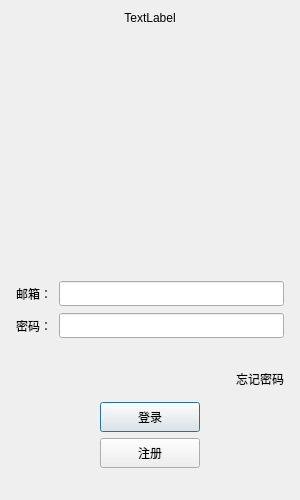
<?xml version="1.0" encoding="UTF-8"?>
<ui version="4.0">
 <class>LoginDialog</class>
 <widget class="QDialog" name="LoginDialog">
  <property name="geometry">
   <rect>
    <x>0</x>
    <y>0</y>
    <width>300</width>
    <height>500</height>
   </rect>
  </property>
  <property name="minimumSize">
   <size>
    <width>300</width>
    <height>500</height>
   </size>
  </property>
  <property name="maximumSize">
   <size>
    <width>300</width>
    <height>500</height>
   </size>
  </property>
  <property name="windowTitle">
   <string>Dialog</string>
  </property>
  <layout class="QVBoxLayout" name="verticalLayout_3">
   <item>
    <widget class="QLabel" name="err_tip">
     <property name="layoutDirection">
      <enum>Qt::LeftToRight</enum>
     </property>
     <property name="text">
      <string>TextLabel</string>
     </property>
     <property name="alignment">
      <set>Qt::AlignCenter</set>
     </property>
    </widget>
   </item>
   <item>
    <widget class="QWidget" name="head_widget" native="true">
     <layout class="QGridLayout" name="gridLayout">
      <item row="0" column="0">
       <spacer name="verticalSpacer">
        <property name="orientation">
         <enum>Qt::Vertical</enum>
        </property>
        <property name="sizeHint" stdset="0">
         <size>
          <width>20</width>
          <height>40</height>
         </size>
        </property>
       </spacer>
      </item>
      <item row="1" column="0">
       <widget class="QLabel" name="head_label">
        <property name="minimumSize">
         <size>
          <width>200</width>
          <height>200</height>
         </size>
        </property>
        <property name="maximumSize">
         <size>
          <width>200</width>
          <height>200</height>
         </size>
        </property>
        <property name="text">
         <string/>
        </property>
        <property name="pixmap">
         <pixmap resource="rc.qrc">:/res/ice(1).jpg</pixmap>
        </property>
        <property name="alignment">
         <set>Qt::AlignCenter</set>
        </property>
       </widget>
      </item>
     </layout>
    </widget>
   </item>
   <item>
    <layout class="QVBoxLayout" name="verticalLayout_2" stretch="0,0,0,0">
     <property name="spacing">
      <number>7</number>
     </property>
     <property name="leftMargin">
      <number>5</number>
     </property>
     <property name="topMargin">
      <number>5</number>
     </property>
     <property name="rightMargin">
      <number>5</number>
     </property>
     <property name="bottomMargin">
      <number>5</number>
     </property>
     <item>
      <layout class="QHBoxLayout" name="horizontalLayout">
       <item>
        <widget class="QLabel" name="email_lb">
         <property name="minimumSize">
          <size>
           <width>0</width>
           <height>25</height>
          </size>
         </property>
         <property name="maximumSize">
          <size>
           <width>16777215</width>
           <height>25</height>
          </size>
         </property>
         <property name="text">
          <string>邮箱：</string>
         </property>
        </widget>
       </item>
       <item>
        <widget class="QLineEdit" name="email_edit">
         <property name="minimumSize">
          <size>
           <width>0</width>
           <height>25</height>
          </size>
         </property>
         <property name="maximumSize">
          <size>
           <width>16777215</width>
           <height>25</height>
          </size>
         </property>
        </widget>
       </item>
      </layout>
     </item>
     <item>
      <layout class="QHBoxLayout" name="horizontalLayout_3">
       <property name="spacing">
        <number>7</number>
       </property>
       <item>
        <widget class="QLabel" name="pass_label">
         <property name="minimumSize">
          <size>
           <width>0</width>
           <height>25</height>
          </size>
         </property>
         <property name="maximumSize">
          <size>
           <width>16777215</width>
           <height>25</height>
          </size>
         </property>
         <property name="text">
          <string>密码：</string>
         </property>
        </widget>
       </item>
       <item>
        <widget class="QLineEdit" name="pass_edit">
         <property name="minimumSize">
          <size>
           <width>0</width>
           <height>25</height>
          </size>
         </property>
         <property name="maximumSize">
          <size>
           <width>16777215</width>
           <height>25</height>
          </size>
         </property>
        </widget>
       </item>
      </layout>
     </item>
     <item>
      <spacer name="verticalSpacer_2">
       <property name="orientation">
        <enum>Qt::Vertical</enum>
       </property>
       <property name="sizeHint" stdset="0">
        <size>
         <width>20</width>
         <height>40</height>
        </size>
       </property>
      </spacer>
     </item>
     <item>
      <layout class="QHBoxLayout" name="horizontalLayout_4">
       <item>
        <spacer name="horizontalSpacer">
         <property name="orientation">
          <enum>Qt::Horizontal</enum>
         </property>
         <property name="sizeHint" stdset="0">
          <size>
           <width>40</width>
           <height>20</height>
          </size>
         </property>
        </spacer>
       </item>
       <item>
        <widget class="ClickedLabel" name="forget_label">
         <property name="minimumSize">
          <size>
           <width>0</width>
           <height>25</height>
          </size>
         </property>
         <property name="maximumSize">
          <size>
           <width>16777215</width>
           <height>25</height>
          </size>
         </property>
         <property name="text">
          <string>忘记密码</string>
         </property>
        </widget>
       </item>
      </layout>
     </item>
    </layout>
   </item>
   <item>
    <layout class="QHBoxLayout" name="horizontalLayout_6">
     <item>
      <spacer name="horizontalSpacer_2">
       <property name="orientation">
        <enum>Qt::Horizontal</enum>
       </property>
       <property name="sizeHint" stdset="0">
        <size>
         <width>40</width>
         <height>20</height>
        </size>
       </property>
      </spacer>
     </item>
     <item>
      <widget class="QPushButton" name="login_btn">
       <property name="minimumSize">
        <size>
         <width>100</width>
         <height>30</height>
        </size>
       </property>
       <property name="maximumSize">
        <size>
         <width>100</width>
         <height>30</height>
        </size>
       </property>
       <property name="text">
        <string>登录</string>
       </property>
      </widget>
     </item>
     <item>
      <spacer name="horizontalSpacer_3">
       <property name="orientation">
        <enum>Qt::Horizontal</enum>
       </property>
       <property name="sizeHint" stdset="0">
        <size>
         <width>40</width>
         <height>20</height>
        </size>
       </property>
      </spacer>
     </item>
    </layout>
   </item>
   <item>
    <layout class="QHBoxLayout" name="horizontalLayout_7">
     <item>
      <spacer name="horizontalSpacer_5">
       <property name="orientation">
        <enum>Qt::Horizontal</enum>
       </property>
       <property name="sizeHint" stdset="0">
        <size>
         <width>40</width>
         <height>20</height>
        </size>
       </property>
      </spacer>
     </item>
     <item>
      <widget class="QPushButton" name="reg_btn">
       <property name="minimumSize">
        <size>
         <width>100</width>
         <height>30</height>
        </size>
       </property>
       <property name="maximumSize">
        <size>
         <width>100</width>
         <height>30</height>
        </size>
       </property>
       <property name="text">
        <string>注册</string>
       </property>
      </widget>
     </item>
     <item>
      <spacer name="horizontalSpacer_4">
       <property name="orientation">
        <enum>Qt::Horizontal</enum>
       </property>
       <property name="sizeHint" stdset="0">
        <size>
         <width>40</width>
         <height>20</height>
        </size>
       </property>
      </spacer>
     </item>
    </layout>
   </item>
   <item>
    <spacer name="verticalSpacer_3">
     <property name="orientation">
      <enum>Qt::Vertical</enum>
     </property>
     <property name="sizeHint" stdset="0">
      <size>
       <width>20</width>
       <height>40</height>
      </size>
     </property>
    </spacer>
   </item>
  </layout>
 </widget>
 <customwidgets>
  <customwidget>
   <class>ClickedLabel</class>
   <extends>QLabel</extends>
   <header>clickedlabel.h</header>
  </customwidget>
 </customwidgets>
 <resources>
  <include location="rc.qrc"/>
 </resources>
 <connections/>
</ui>
